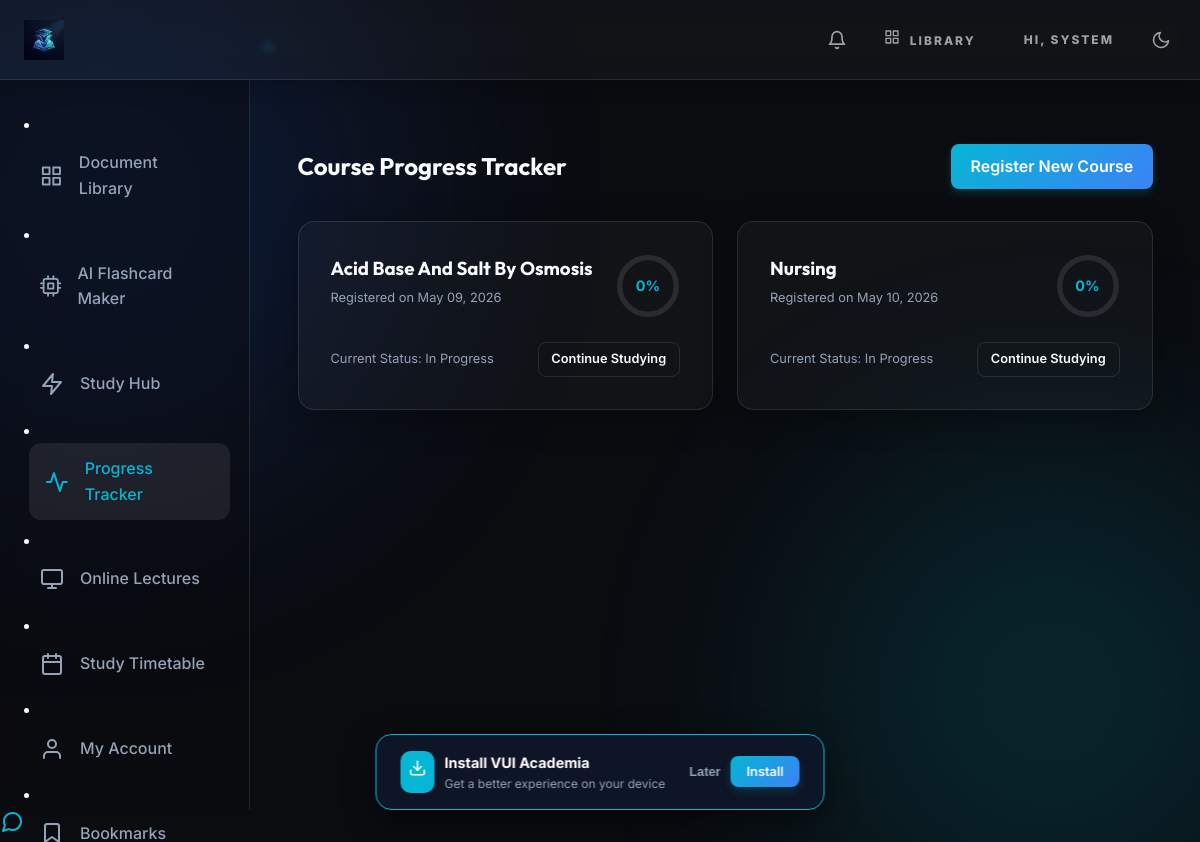
Page /progress (signed in) on the committed database.
### models.py (models this page shows, shortened)
class User(UserMixin, db.Model):
    id = db.Column(db.Integer, primary_key=True)
    full_name = db.Column(db.String(150), nullable=False)
    matric_number = db.Column(db.String(50), unique=True, nullable=False)
    email = db.Column(db.String(150), unique=True, nullable=True)
    password_hash = db.Column(db.String(256), nullable=False)
    profile_picture = db.Column(db.String(255), default='default.png')
    is_admin = db.Column(db.Boolean, default=False)
    department = db.Column(db.String(100), nullable=True)
    trial_start_date = db.Column(db.DateTime, default=datetime.utcnow)
    subscription_status = db.Column(db.String(50), default='trial') # 'trial', 'expired', 'active'
    streak_days = db.Column(db.Integer, default=0)
    role = db.Column(db.String(20), default='student') # 'student', 'lecturer', 'admin'
    security_question = db.Column(db.String(255), nullable=True)
    security_answer = db.Column(db.String(255), nullable=True)
    bookmarks = db.relationship('Bookmark', backref='user', lazy=True)
    flashcard_decks = db.relationship('FlashcardDeck', backref='author', lazy=True)
    registered_courses = db.relationship('UserCourse', backref='user', lazy=True)
    timetable_entries = db.relationship('TimetableEntry', backref='user', lazy=True)
    notifications = db.relationship('Notification', backref='user', lazy=True)

class UserCourse(db.Model):
    id = db.Column(db.Integer, primary_key=True)
    user_id = db.Column(db.Integer, db.ForeignKey('user.id'), nullable=False)
    subject = db.Column(db.String(100), nullable=False)
    progress = db.Column(db.Integer, default=0) # 0 to 100
    date_registered = db.Column(db.DateTime, default=datetime.utcnow)

### app.py (the view)
@app.route('/progress')
@login_required
def progress_tracker():
    courses = current_user.registered_courses
    for course in courses:
        specific_doc = Document.query.filter_by(title=course.subject).first()
        if specific_doc:
            total_docs = 1
            view = RecentView.query.filter_by(user_id=current_user.id, document_id=specific_doc.id).first()
            completed_docs_count = 1 if view and view.time_spent >= 300 else 0
        else:
            total_docs = Document.query.filter(Document.department.ilike(f'%{course.subject}%')).count()
            completed_docs_count = db.session.query(RecentView.document_id)\
                .join(Document, RecentView.document_id == Document.id)\
                .filter(RecentView.user_id == current_user.id,
                        Document.department.ilike(f'%{course.subject}%'),
                        RecentView.time_spent >= 300)\
                .distinct()\
                .count()
        if total_docs > 0:
            course.progress = min(100, int((completed_docs_count / total_docs) * 100))
        else:
            course.progress = 0
        db.session.commit()
    return render_template('progress.html', courses=courses)

### app.py (called while the page is built)
@login_manager.user_loader
def load_user(user_id):
    return User.query.get(int(user_id))

@app.context_processor
def inject_notifications():
    if current_user.is_authenticated:
        individual = Notification.query.filter_by(user_id=current_user.id).all()
        user_subjects = [c.subject for c in current_user.registered_courses]
        general = Notification.query.filter(Notification.course_subject.in_(user_subjects)).all()
        all_notifs = sorted(individual + general, key=lambda x: x.created_at, reverse=True)
        unread_count = len([n for n in individual if not n.is_read]) # General are always "new" for display
        return dict(all_notifs=all_notifs, unread_count=unread_count)
    return dict(all_notifs=[], unread_count=0)

@app.context_processor
def inject_app_reviews():
    if current_user.is_authenticated:
        app_reviews_list = AppReview.query.order_by(AppReview.created_at.desc()).all()
        avg_app_rating = 0
        if app_reviews_list:
            avg_app_rating = sum(r.rating for r in app_reviews_list) / len(app_reviews_list)
        avg_app_rating = round(avg_app_rating, 1)
        user_app_review = AppReview.query.filter_by(user_id=current_user.id).first()
        return dict(app_reviews=app_reviews_list, avg_app_rating=avg_app_rating, user_app_review=user_app_review)
    return dict(app_reviews=[], avg_app_rating=0, user_app_review=None)

### templates/progress.html (shortened to what this page needs)
{% extends "base.html" %}
{% block content %}
<div class="container">
    <div style="display: flex; justify-content: space-between; align-items: center; margin-bottom: 2rem;">
        <h2>Course Progress Tracker</h2>
        <a href="{{ url_for('register_course') }}" class="btn btn-primary">Register New Course</a>
    </div>
    {% if courses %}
    <div class="doc-grid">
        {% for course in courses %}
        <div class="glass-panel" style="padding: 2rem;">
            <div style="display: flex; justify-content: space-between; align-items: flex-start; margin-bottom: 1.5rem;">
                <div>
                    <h3 style="margin: 0;">{{ course.subject }}</h3>
                    <p style="font-size: 0.8rem; color: var(--text-muted); margin-top: 0.25rem;">Registered on {{ course.date_registered.strftime('%b %d, %Y') }}</p>
                </div>
                <div style="position: relative; width: 64px; height: 64px;">
                    <svg viewBox="0 0 36 36" style="width: 100%; height: 100%; transform: rotate(-90deg);">
                        <path d="M18 2.0845 a 15.9155 15.9155 0 0 1 0 31.831 a 15.9155 15.9155 0 0 1 0 -31.831"
                              fill="none" stroke="rgba(255,255,255,0.1)" stroke-width="3" />
                        <path d="M18 2.0845 a 15.9155 15.9155 0 0 1 0 31.831 a 15.9155 15.9155 0 0 1 0 -31.831"
                              fill="none" stroke="var(--accent-cyan)" stroke-width="3" stroke-dasharray="{{ course.progress }}, 100" />
                    </svg>
                    <div style="position: absolute; top: 0; left: 0; right: 0; bottom: 0; display: flex; align-items: center; justify-content: center; font-size: 0.9rem; font-weight: 700; color: var(--accent-cyan);">
                        {{ course.progress }}%
                    </div>
                </div>
            </div>
            <div style="display: flex; justify-content: space-between; align-items: center;">
                <span style="font-size: 0.8rem; color: var(--text-muted);">Current Status: {% if course.progress == 100 %}Completed{% else %}In Progress{% endif %}</span>
                <a href="{{ url_for('dashboard', department=course.subject) }}" class="btn btn-outline" style="padding: 0.4rem 0.8rem; font-size: 0.8rem;">Continue Studying</a>
            </div>
        </div>
        {% endfor %}
    </div>
    {% endif %}
</div>
{% endblock %}

### templates/base.html (shortened to what this page needs)
<!DOCTYPE html>
<html lang="en">
<head>
    <link rel="stylesheet" href="{{ url_for('static', filename='css/index.css') }}">
</head>
<body>
    <header class="header">
        <div class="header-cover">
            <a href="{{ url_for('index') }}" class="brand">
                <img src="{{ url_for('static', filename='img/logo.png') }}" alt="VUI Logo">
                <span class="brand-text">VUI ACADEMIA<span class="brand-dot">.</span></span>
            </a>
            <div class="header-actions">
                {% if current_user.is_authenticated %}
                    <button onclick="document.getElementById('notif-modal').style.display='flex'" class="icon-btn" style="position: relative;">
                        <i data-feather="bell" style="width: 20px; height: 20px;"></i>
                        {% set unread_count = current_user.notifications|rejectattr('is_read')|list|length %}
                    </button>
                    <a href="{{ url_for('dashboard') }}" class="header-link" style="margin-right: 1rem;"><i data-feather="grid" style="width: 16px; height: 16px; margin-right: 0.3rem;"></i> Library</a>
                    <span class="header-link">HI, {{ current_user.full_name.split()[0] | upper }}</span>
                {% else %}
                    <a href="{{ url_for('login') }}" class="header-link" style="color: #06b6d4;">Login</a>
                    <a href="{{ url_for('register') }}" class="header-link" style="color: #06b6d4;">Register</a>
                {% endif %}
                <button id="theme-toggle" class="icon-btn" aria-label="Toggle Theme">
                    <i data-feather="moon" id="theme-icon" style="width: 20px; height: 20px;"></i>
                </button>
            </div>
        </div>
    </header>
    <div class="app-container">
        {% if current_user.is_authenticated %}
        <aside class="global-sidebar slide-in-left">
            <div class="sidebar-nav">
                <li><a href="{{ url_for('dashboard') }}" class="{% if request.endpoint == 'dashboard' %}active{% endif %}"><i data-feather="grid"></i> Document Library</a></li>
                <li><a href="{{ url_for('ai_generator') }}" class="{% if request.endpoint == 'ai_generator' %}active{% endif %}"><i data-feather="cpu"></i> AI Flashcard Maker</a></li>
                <li><a href="{{ url_for('study_hub') }}" class="{% if request.endpoint == 'study_hub' %}active{% endif %}"><i data-feather="zap"></i> Study Hub</a></li>
                <li><a href="{{ url_for('progress_tracker') }}" class="{% if request.endpoint == 'progress_tracker' %}active{% endif %}"><i data-feather="activity"></i> Progress Tracker</a></li>
                <li><a href="{{ url_for('lectures') }}" class="{% if request.endpoint == 'lectures' %}active{% endif %}"><i data-feather="monitor"></i> Online Lectures</a></li>
                <li><a href="{{ url_for('timetable') }}" class="{% if request.endpoint == 'timetable' %}active{% endif %}"><i data-feather="calendar"></i> Study Timetable</a></li>
                <li><a href="{{ url_for('profile') }}" class="{% if request.endpoint == 'profile' %}active{% endif %}"><i data-feather="user"></i> My Account</a></li>
                <li><a href="{{ url_for('bookmarks_view') }}" class="{% if request.endpoint == 'bookmarks_view' %}active{% endif %}"><i data-feather="bookmark"></i> Bookmarks</a></li>
            </div>
        </aside>
        {% endif %}
        <main class="main-content fade-in">
            {% block content %}{% endblock %}
        </main>
    </div>
    <a href="https://wa.me/2349132921718" class="whatsapp-float" target="_blank" title="Chat with Admin">
        <i data-feather="message-circle"></i>
    </a>
                {% set all_notifs = current_user.notifications|sort(attribute='created_at', reverse=True) %}
    <div id="pwa-install-banner">
        <div style="display: flex; align-items: center; gap: 10px;">
            <div style="background: var(--accent-cyan); padding: 8px; border-radius: 10px;">
                <i data-feather="download" style="width: 18px; height: 18px; color: white;"></i>
            </div>
            <div>
                <div style="font-weight: 700; font-size: 0.9rem; color: white;">Install VUI Academia</div>
                <div style="font-size: 0.75rem; color: var(--text-muted);">Get a better experience on your device</div>
            </div>
        </div>
        <div style="display: flex; gap: 10px;">
            <button id="pwa-cancel" style="background: none; border: none; color: var(--text-muted); cursor: pointer; font-size: 0.8rem; font-weight: 600;">Later</button>
            <button id="pwa-install-btn" class="btn btn-primary" style="padding: 0.5rem 1rem; font-size: 0.8rem;">Install</button>
        </div>
    </div>
</body>
</html>

### templates/base.html (style rules this page uses)
#pwa-install-banner { position: fixed; bottom: 2rem; left: 50%; transform: translateX(-50%) translateY(150%); background: rgba(15, 23, 42, 0.9); backdrop-filter: blur(20px); border: 1px solid var(--accent-cyan); padding: 1rem 1.5rem; border-radius: 16px; display: flex; align-items: center; gap: 1.5rem; z-index: 9999; box-shadow: 0 10px 30px rgba(0,0,0,0.5); transition: transform 0.5s cubic-bezier(0.175, 0.885, 0.32, 1.275); width: max-content; max-width: 90vw; }
#pwa-install-banner.show { transform: translateX(-50%) translateY(0); }

### rows in the picture
User: full_name "SYSTEM"
UserCourse: subject "Acid Base And Salt By Osmosis", date_registered "May 09, 2026", progress "0", shows "In Progress"
UserCourse: subject "Nursing", date_registered "May 10, 2026", progress "0", shows "In Progress"
